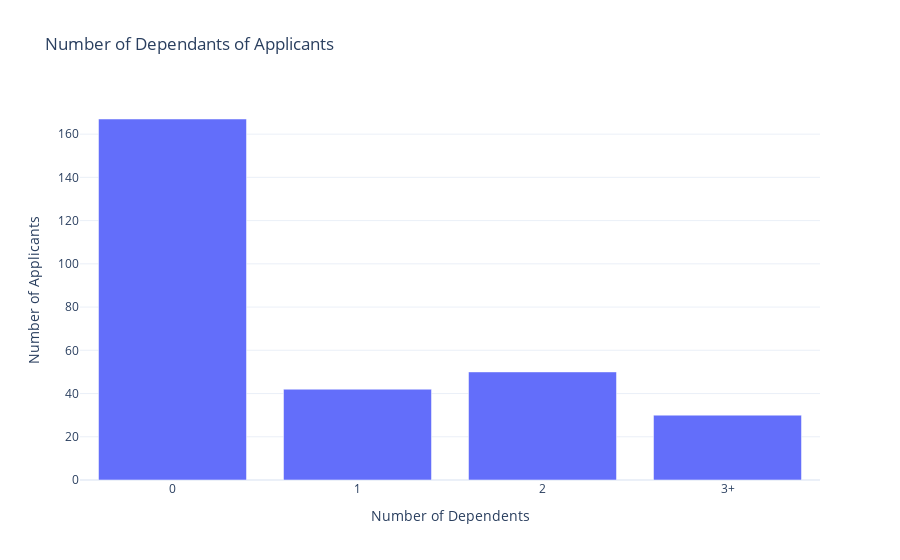

Source (notebook cell):
### Code cell
# Display number of dependants using a bar graph
numDependants = test_data.groupby(['Dependents']).size()
print(numDependants)


fig = px.bar(numDependants, title='Number of Dependants of Applicants', labels={'Number of Dependents','Number of Applicants'})
fig.update_layout(xaxis_title = 'Number of Dependents', yaxis_title = 'Number of Applicants', showlegend = False)

### Figure 1 — Plotly figure (JSON) as saved in the notebook; plotly's stock layout.template omitted (floating-point values rounded to 4 significant figures)
{"data": [{"alignmentgroup": "True", "hovertemplate": "variable=0<br>Dependents=%{x}<br>value=%{y}<extra></extra>", "legendgroup": "0", "marker": {"color": "#636efa", "pattern": {"shape": ""}}, "name": "0", "offsetgroup": "0", "orientation": "v", "showlegend": true, "textposition": "auto", "type": "bar", "x": ["0", "1", "2", "3+"], "xaxis": "x", "y": [167, 42, 50, 30], "yaxis": "y"}], "layout": {"barmode": "relative", "legend": {"title": {"text": "variable"}, "tracegroupgap": 0}, "showlegend": false, "title": {"text": "Number of Dependants of Applicants"}, "xaxis": {"anchor": "y", "domain": [0, 1], "title": {"text": "Number of Dependents"}}, "yaxis": {"anchor": "x", "domain": [0, 1], "title": {"text": "Number of Applicants"}}}}
